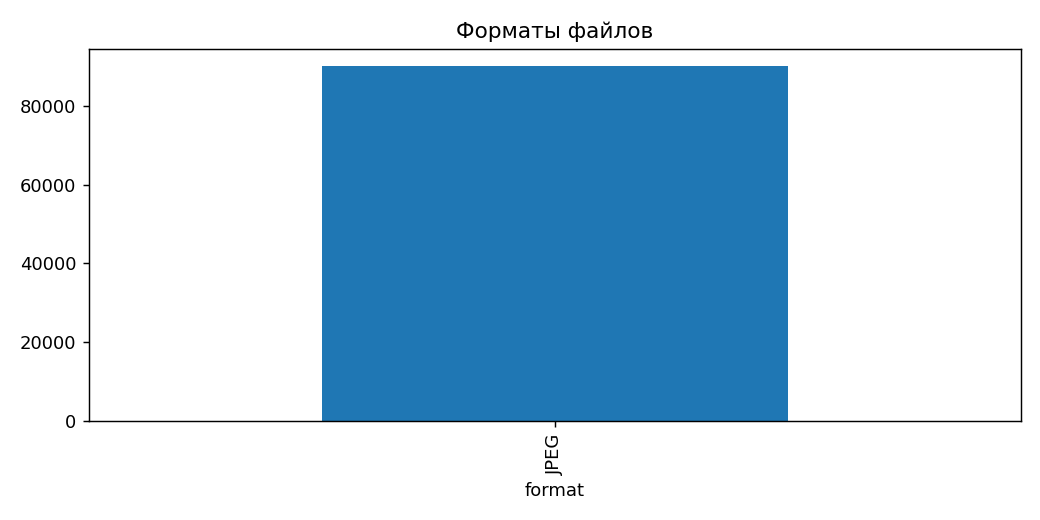
#> input picture eda/report/bar_format.png, 1040 x 520 px
$ python -i metrics.py   (imports and definitions only)   (older library calls are emulated)
#> lines starting #> are read from the running program, lines starting #| are printed output that depends on the picture
"""Метрики качества изображения, на вход BGR uint8."""

from __future__ import annotations

import cv2
import numpy as np
from pydantic import BaseModel

UNDEREXPOSED_THRESHOLD = 0.10
OVEREXPOSED_THRESHOLD = 0.95
EXPOSURE_TARGET = 0.6
NEAR_WHITE_THRESHOLD = 0.82
MIDTONE_LO = 0.20
MIDTONE_HI = 0.80


class QualityMetrics(BaseModel):
    brightness_mean: float
    brightness_median: float
    contrast_std: float
    entropy: float
    sharpness_laplacian_var: float
    saturation_mean: float
    colorfulness: float
    underexposed_ratio: float
    overexposed_ratio: float
    exposure_abs_error_to_target: float
    channel_imbalance: float
    noise_sigma: float
    near_white_ratio: float
    midtone_ratio: float


def _to_gray_norm(image_bgr: np.ndarray) -> np.ndarray:
    gray = cv2.cvtColor(image_bgr, cv2.COLOR_BGR2GRAY)
    return gray.astype(np.float32) / 255.0


def _entropy(gray_uint8: np.ndarray) -> float:
    hist, _ = np.histogram(gray_uint8, bins=256, range=(0, 256))
    total = hist.sum()
    if total == 0:
        return 0.0
    probs = hist[hist > 0] / total
    return float(-np.sum(probs * np.log2(probs)))


def estimate_noise_sigma(gray_uint8: np.ndarray) -> float:
    """Оценка σ гауссова шума по Immerkær (1996), шкала 0-255. Реагирует на зерно, не на края."""
    h, w = gray_uint8.shape
    if h < 3 or w < 3:
        return 0.0
    kernel = np.array([[1, -2, 1], [-2, 4, -2], [1, -2, 1]], dtype=np.float32)
    conv = cv2.filter2D(gray_uint8.astype(np.float32), -1, kernel)
    total = float(np.abs(conv).sum())
    return float(total * np.sqrt(0.5 * np.pi) / (6.0 * (w - 2) * (h - 2)))


def _colorfulness(image_bgr: np.ndarray) -> float:
    # Формула из Hasler & Süsstrunk (2003).
    b, g, r = cv2.split(image_bgr.astype(np.float32))
    rg = np.abs(r - g)
    yb = np.abs(0.5 * (r + g) - b)
    std_root = np.sqrt(rg.std() ** 2 + yb.std() ** 2)
    mean_root = np.sqrt(rg.mean() ** 2 + yb.mean() ** 2)
    return float(std_root + 0.3 * mean_root)


def compute_metrics(image_bgr: np.ndarray) -> QualityMetrics:
    gray_norm = _to_gray_norm(image_bgr)
    gray_uint8 = (gray_norm * 255).astype(np.uint8)

    laplacian = cv2.Laplacian(gray_uint8, cv2.CV_64F)
    hsv = cv2.cvtColor(image_bgr, cv2.COLOR_BGR2HSV)

    brightness_mean = float(gray_norm.mean())

    channel_means = image_bgr.reshape(-1, 3).mean(axis=0)
    channel_imbalance = float(channel_means.max() - channel_means.min()) / 255.0

    return QualityMetrics(
        brightness_mean=brightness_mean,
        brightness_median=float(np.median(gray_norm)),
        contrast_std=float(gray_norm.std()),
        entropy=_entropy(gray_uint8),
        sharpness_laplacian_var=float(laplacian.var()),
        saturation_mean=float(hsv[..., 1].mean()) / 255.0,
        colorfulness=_colorfulness(image_bgr),
        underexposed_ratio=float((gray_norm < UNDEREXPOSED_THRESHOLD).mean()),
        overexposed_ratio=float((gray_norm > OVEREXPOSED_THRESHOLD).mean()),
        exposure_abs_error_to_target=float(abs(brightness_mean - EXPOSURE_TARGET)),
        channel_imbalance=channel_imbalance,
        noise_sigma=estimate_noise_sigma(gray_uint8),
        near_white_ratio=float((gray_norm > NEAR_WHITE_THRESHOLD).mean()),
        midtone_ratio=float(((gray_norm > MIDTONE_LO) & (gray_norm < MIDTONE_HI)).mean()),
    )

>>> import cv2
>>> picture = cv2.imread('../../../../../eda/report/bar_format.png')
#> picture is the input picture: shape (520, 1040, 3); mean B, G, R 229.2, 210.5, 183.6
>>> result = compute_metrics(picture)
#> in _to_gray_norm, `gray = cv2.cvtColor(image_bgr, cv2.COLOR_BGR2GRAY)`:
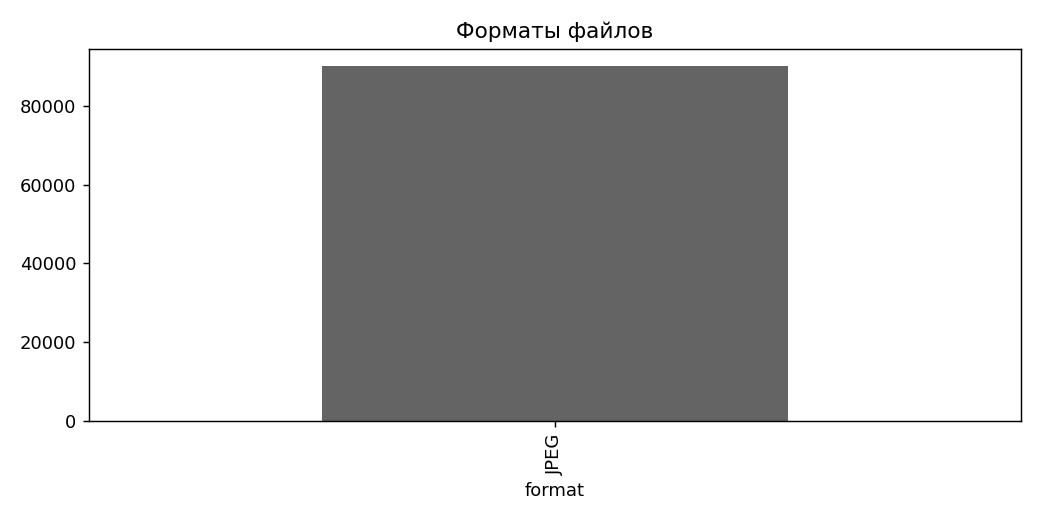
#> gray: shape (520, 1040); min 0, max 255, mean 204.7
#> in compute_metrics, `laplacian = cv2.Laplacian(gray_uint8, cv2.CV_64F)`:
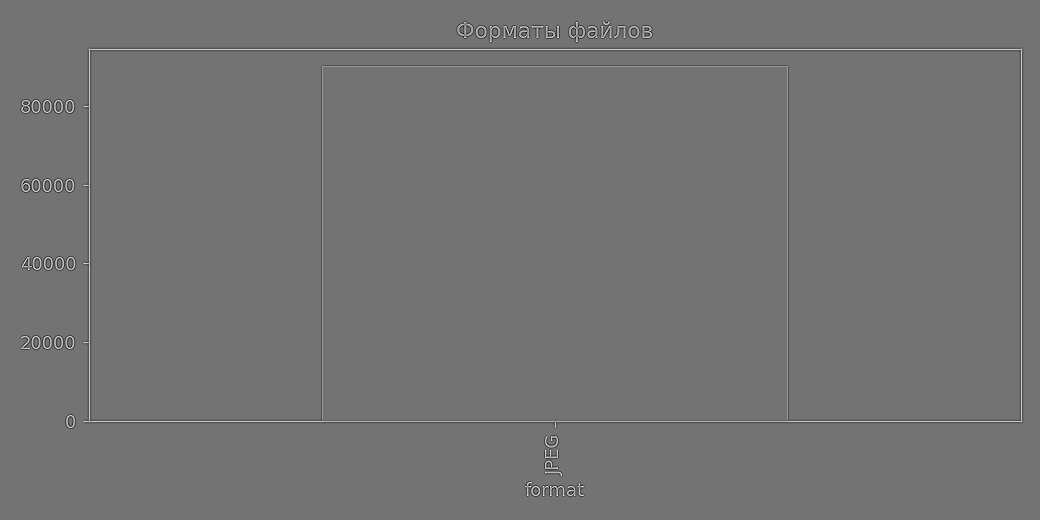
#> laplacian: shape (520, 1040) float64; min -531, max 642, mean 0; drawn with min black and max white
#> in compute_metrics, `hsv = cv2.cvtColor(image_bgr, cv2.COLOR_BGR2HSV)`: hsv: shape (520, 1040, 3); mean H, S, V 31.2, 64.5, 229.2
#> in compute_metrics, `brightness_mean = float(gray_norm.mean())`: brightness_mean = 0.803
#> in compute_metrics, `channel_means = image_bgr.reshape(-1, 3).mean(axis=0)`: channel_means = [229.2, 210.5, 183.6]
#> in compute_metrics, `channel_imbalance = float(channel_means.max() - channel_means.min()) /..`: channel_imbalance = 0.179
#> in _entropy, `hist, _ = np.histogram(gray_uint8, bins=256, range=(0, 256))`: hist = 256 values, max 364165 at index 255, min 1 at index 74, mean 2112.5
#> in _entropy, `total = hist.sum()`: total = 540800
#> in _entropy, `probs = hist[hist > 0] / total`: probs = 256 values, max 0.673 at index 255, min 1.85e-06 at index 74, mean 0.00391
#> in _colorfulness, `b, g, r = cv2.split(image_bgr.astype(np.float32))`:
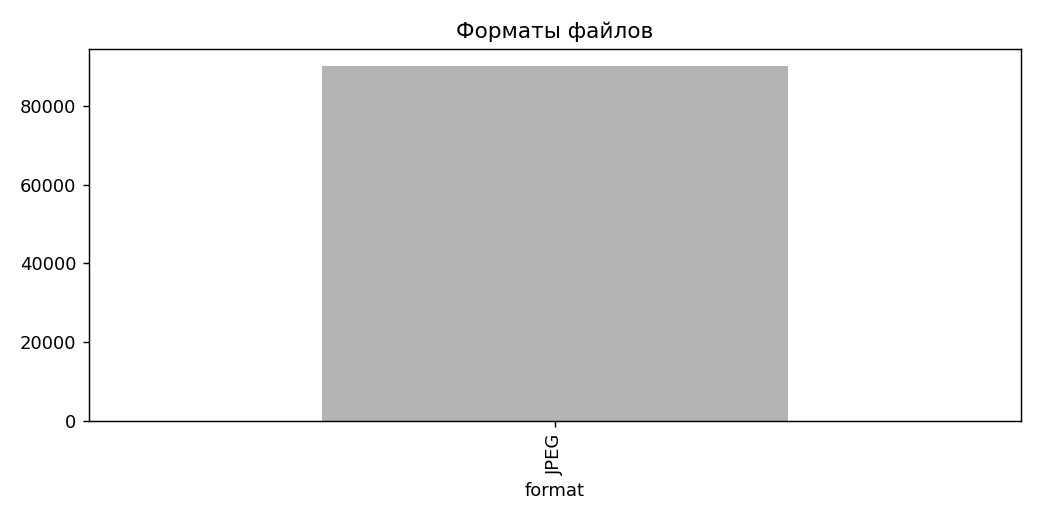
#> b: shape (520, 1040) float32; min 0, max 255, mean 229.2
#> in _colorfulness, `b, g, r = cv2.split(image_bgr.astype(np.float32))`:
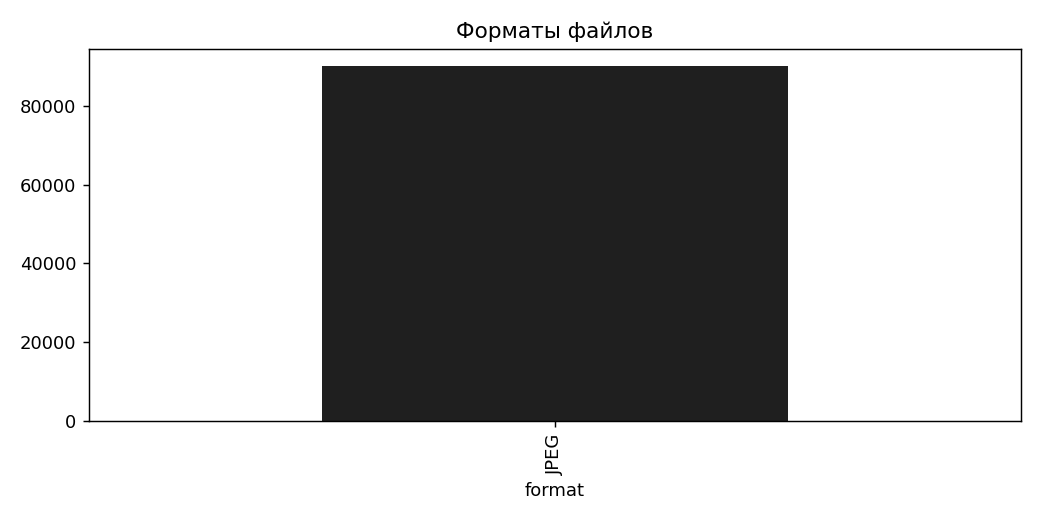
#> r: shape (520, 1040) float32; min 0, max 255, mean 183.6
#> in _colorfulness, `rg = np.abs(r - g)`:
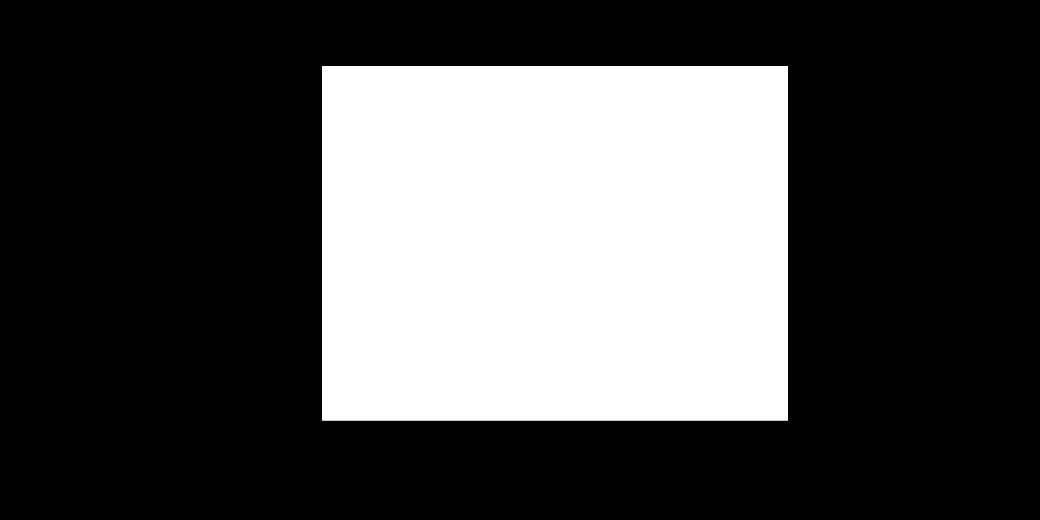
#> rg: shape (520, 1040) float32; min 0, max 88, mean 26.9; drawn with min black and max white
#> in _colorfulness, `yb = np.abs(0.5 * (r + g) - b)`:
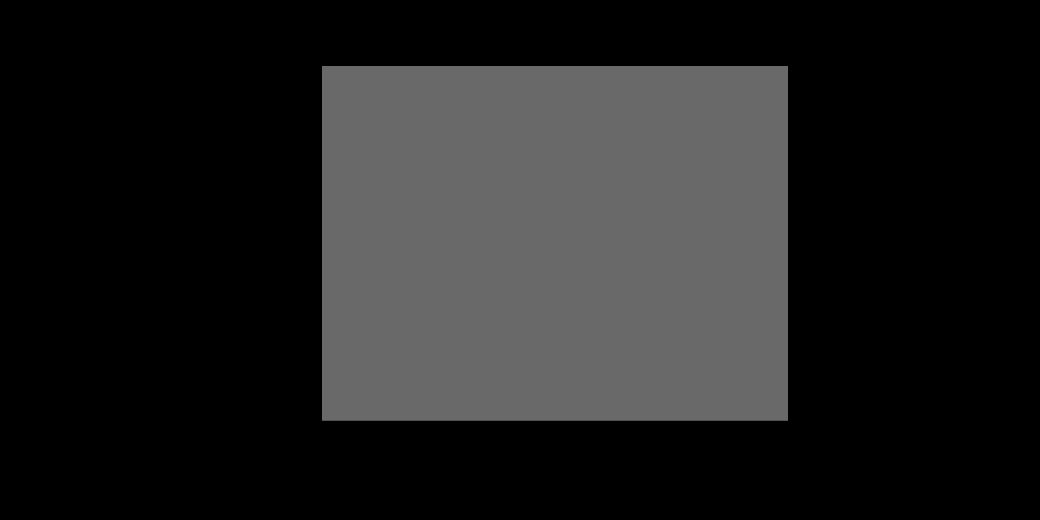
#> yb: shape (520, 1040) float32; min 0, max 105, mean 32.1
#> in _colorfulness, `std_root = np.sqrt(rg.std() ** 2 + yb.std() ** 2)`: std_root = 63.09
#> in _colorfulness, `mean_root = np.sqrt(rg.mean() ** 2 + yb.mean() ** 2)`: mean_root = 41.88
#> in estimate_noise_sigma, `h, w = gray_uint8.shape`: h = 520; w = 1040
#> in estimate_noise_sigma, `total = float(np.abs(conv).sum())`: total = 671836
#> (the run stopped early here; a loop or call above may not have finished)

$ run again, on eda/report/bar_scene.png
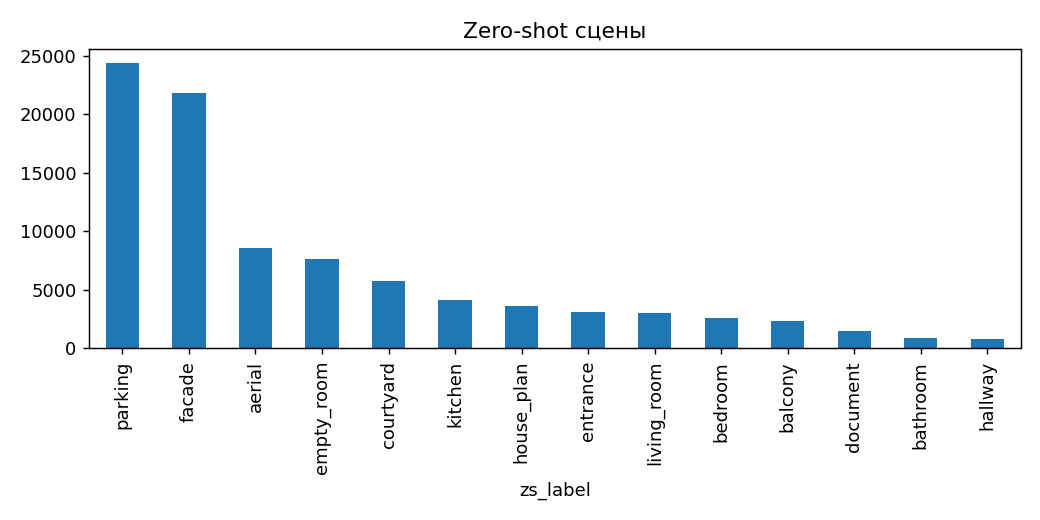
#> input picture eda/report/bar_scene.png, 1040 x 520 px
#> picture is the input picture: shape (520, 1040, 3); mean B, G, R 245.4, 241.4, 235.8
#> hsv: shape (520, 1040, 3); mean H, S, V 6.6, 13.7, 245.4
#> brightness_mean = 0.942
#> channel_means = [245.4, 241.4, 235.8]
#> channel_imbalance = 0.0378
#> hist = 256 values, max 488194 at index 255, min 5 at index 173, mean 2112.5
#> in _entropy, `total = hist.sum()`: total = 540800
#> probs = 256 values, max 0.903 at index 255, min 9.25e-06 at index 173, mean 0.00391
#> in _colorfulness, `yb = np.abs(0.5 * (r + g) - b)`:
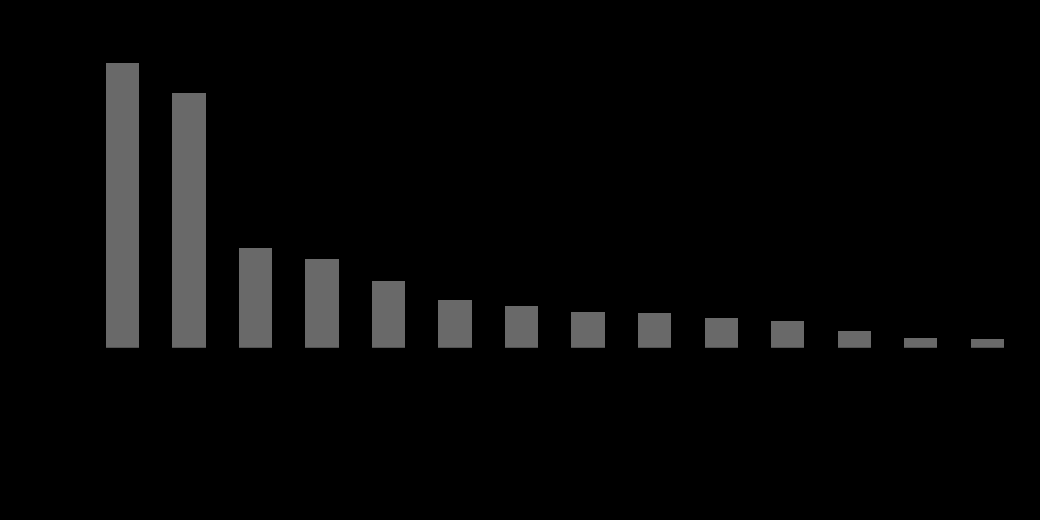
#> yb: shape (520, 1040) float32; min 0, max 105, mean 6.8
#> std_root = 33.65
#> mean_root = 8.86
#> h = 520; w = 1040
#> in estimate_noise_sigma, `conv = cv2.filter2D(gray_uint8.astype(np.float32), -1, kernel)`:
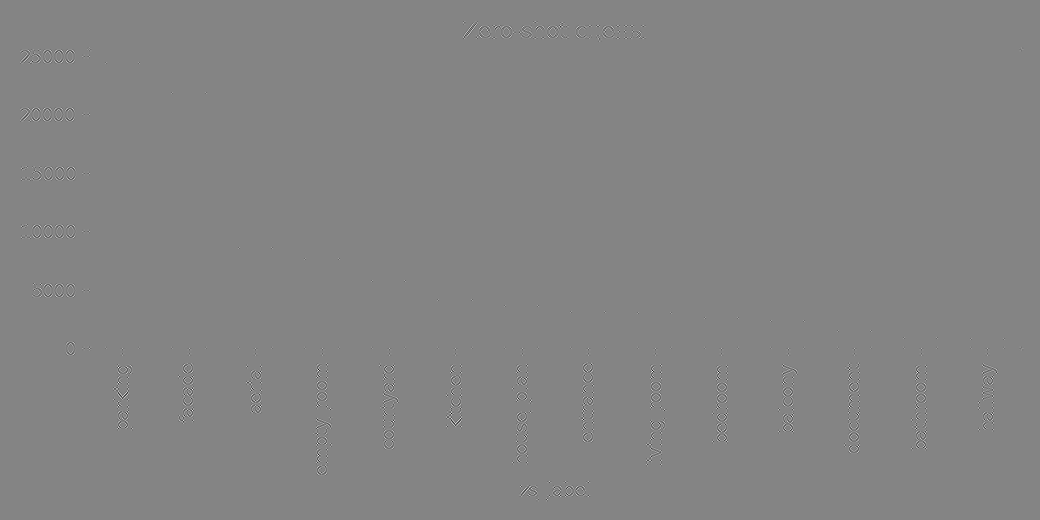
#> conv: shape (520, 1040) float32; min -787, max 722, mean 0; drawn with min black and max white
#> in estimate_noise_sigma, `total = float(np.abs(conv).sum())`: total = 2052150

$ run again, on eda/report/hist_aspect.png
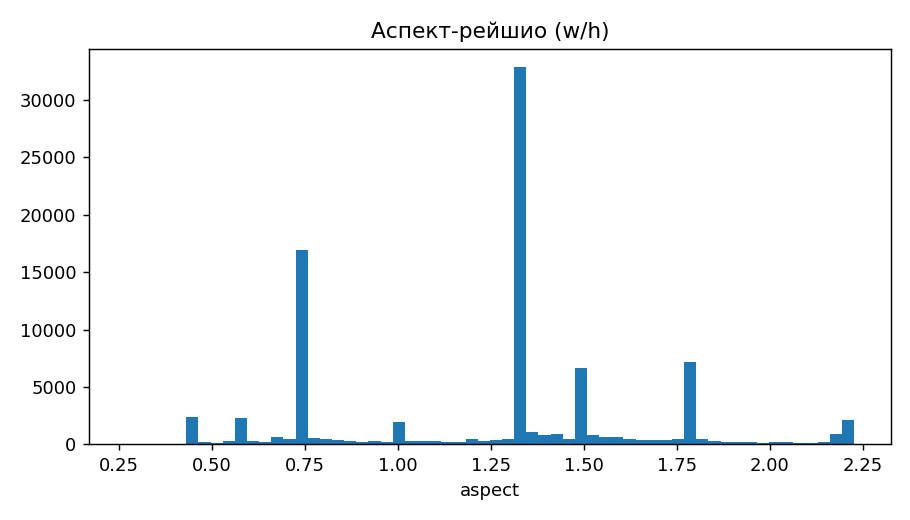
#> input picture eda/report/hist_aspect.png, 910 x 520 px
#> picture is the input picture: shape (520, 910, 3); mean B, G, R 249.1, 247.5, 245.3
#> in compute_metrics, `laplacian = cv2.Laplacian(gray_uint8, cv2.CV_64F)`:
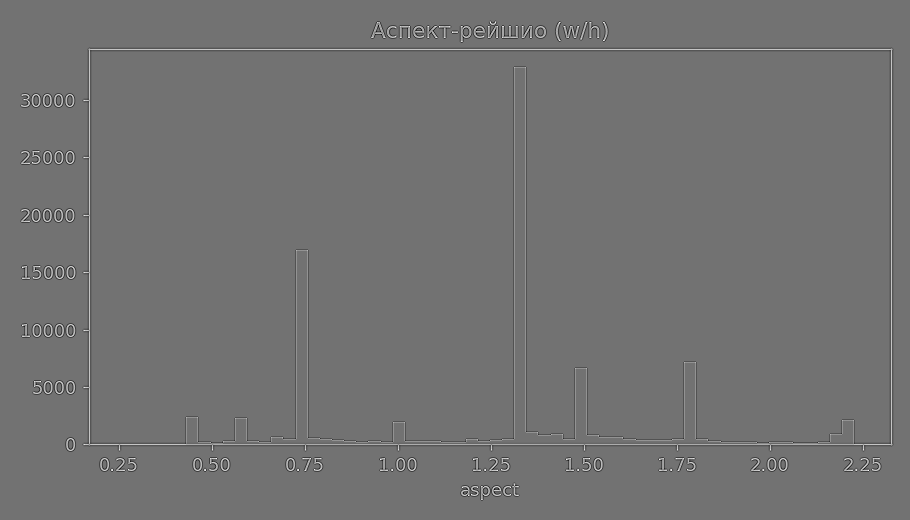
#> laplacian: shape (520, 910) float64; min -551, max 673, mean 0; drawn with min black and max white
#> hsv: shape (520, 910, 3); mean H, S, V 2.6, 5.5, 249.1
#> brightness_mean = 0.969
#> channel_means = [249.1, 247.5, 245.3]
#> channel_imbalance = 0.015
#> hist = 256 values, max 448061 at index 255, min 2 at index 106, mean 1848.4
#> in _entropy, `total = hist.sum()`: total = 473200
#> probs = 256 values, max 0.947 at index 255, min 4.23e-06 at index 106, mean 0.00391
#> in _colorfulness, `yb = np.abs(0.5 * (r + g) - b)`:
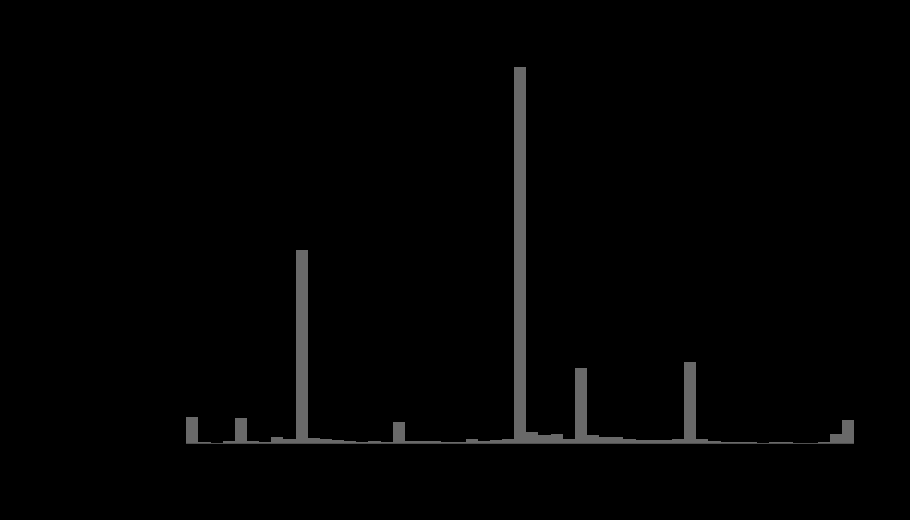
#> yb: shape (520, 910) float32; min 0, max 105, mean 2.7
#> std_root = 21.53
#> mean_root = 3.51
#> h = 520; w = 910
#> in estimate_noise_sigma, `total = float(np.abs(conv).sum())`: total = 1219232
